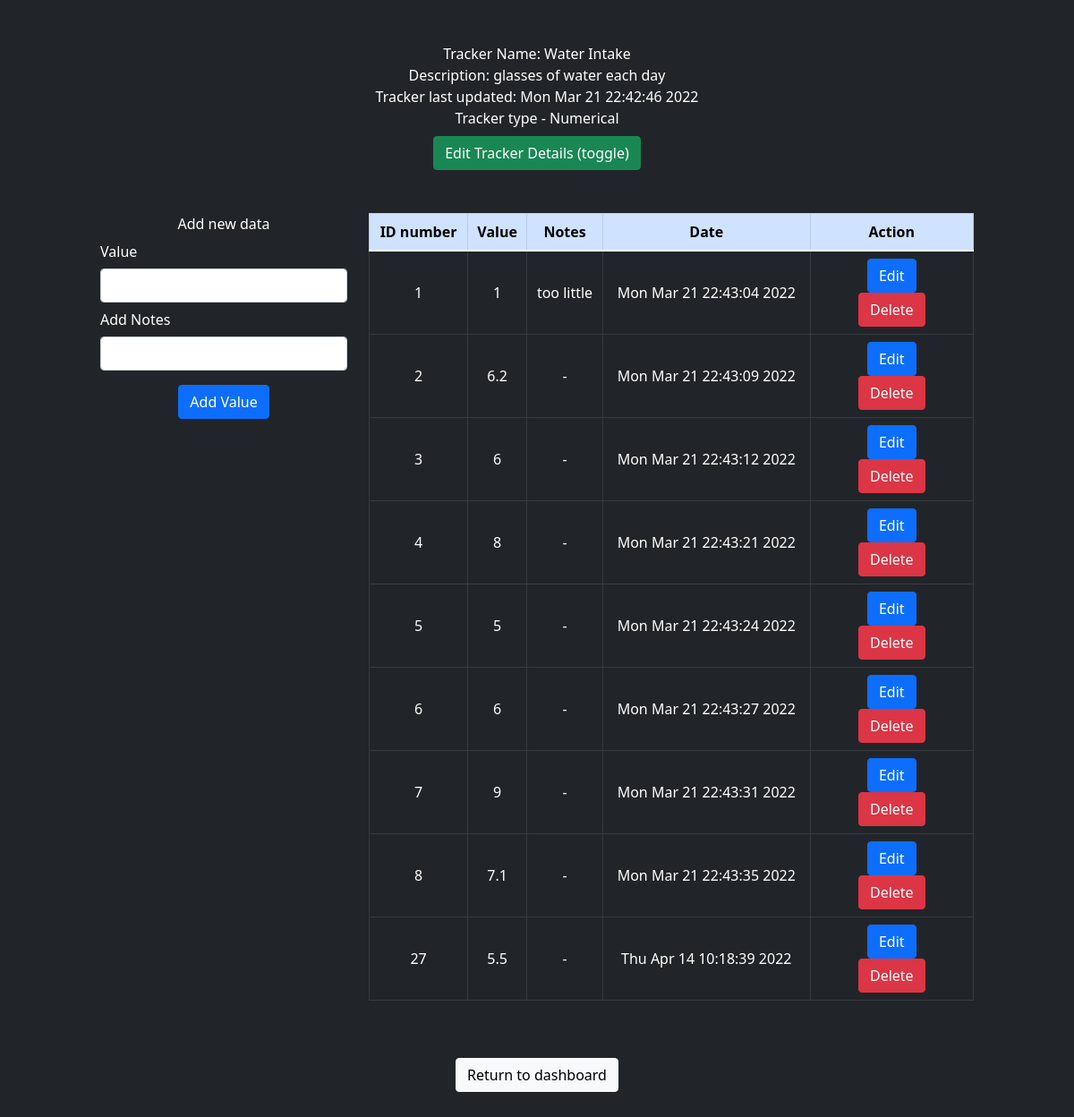
Before: /trackerdetails/1 with the older database file.
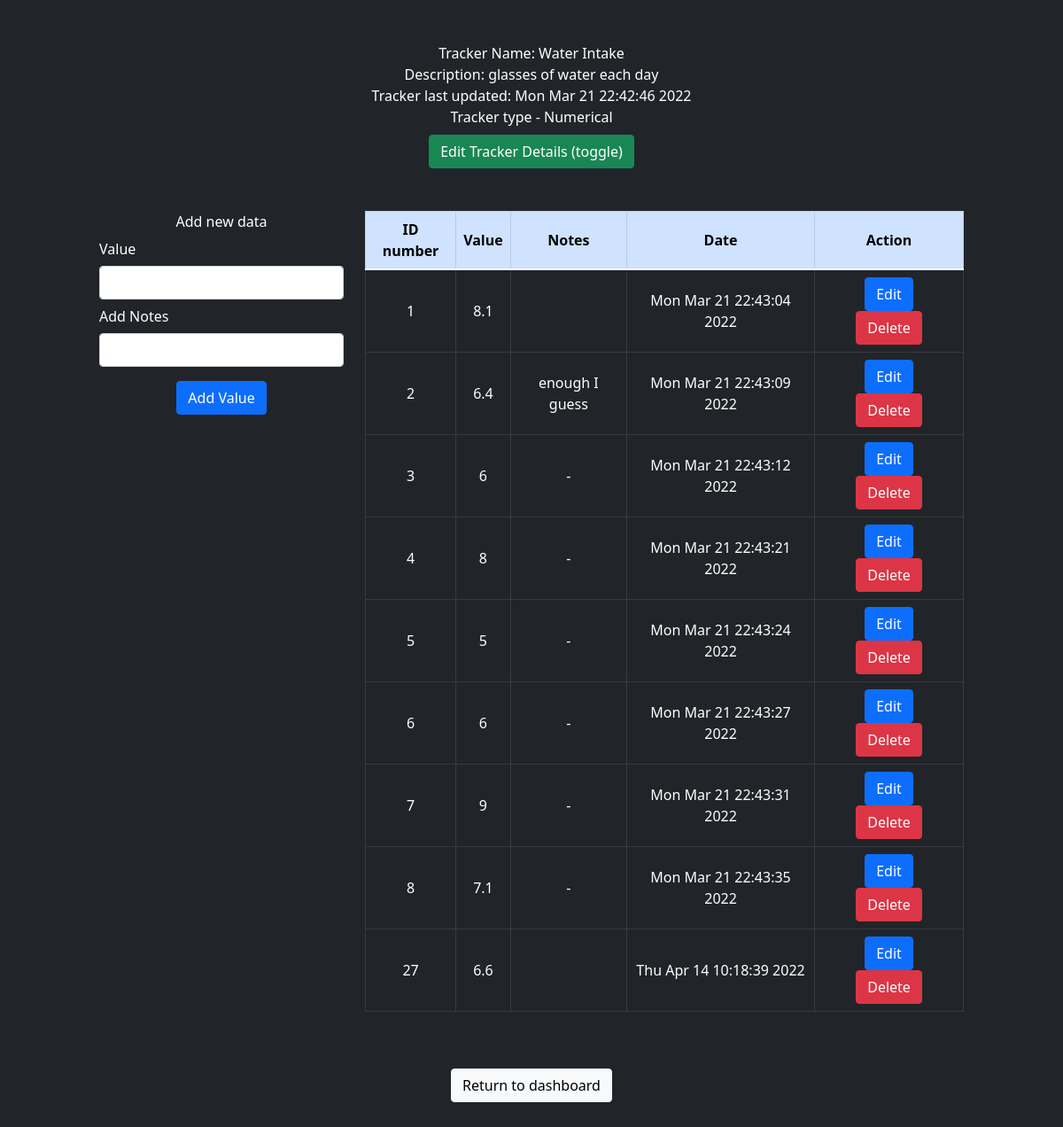
After: the same page with the newer database file.
### application/models.py (models this page shows, shortened)
class Tracker(db.Model):
    tracker_id = db.Column(db.Integer, primary_key=True)
    tracker_name = db.Column(db.String(80), nullable=False)
    tracker_description = db.Column(db.String(120), nullable=False)
    tracker_type = db.Column(db.String(50),nullable=False)
    user_defined_options = db.Column(db.String(200))
    tracker_log_time = db.Column(db.String(120), nullable=False)
    user_id = db.Column(db.Integer, db.ForeignKey('user.user_id'),nullable=False)
    tracker_logs = db.relationship('Trackerlogs', backref='tracker', lazy=True)

class Trackerlogs(db.Model):
    log_id = db.Column(db.Integer, primary_key=True)
    log_value = db.Column(db.String(100), nullable=False)
    log_note = db.Column(db.String(100))
    log_time = db.Column(db.String(80), unique=True, nullable=False)
    tracker_id = db.Column(db.Integer, db.ForeignKey('tracker.tracker_id'),nullable=False)

### application/controller_tracker.py (the view)
@app.route("/trackerdetails/<tracker_id>")
def trackerdetails(tracker_id):
    user_logs = Trackerlogs.query.filter_by(tracker_id=tracker_id).all()
    user_id = Tracker.query.filter_by(tracker_id=tracker_id).first().user_id
    user_name = User.query.filter_by(user_id=user_id).first().user_name
    tracker = Tracker.query.filter_by(tracker_id=tracker_id).first()
    tracker_name = tracker.tracker_name
    tracker_description = tracker.tracker_description
    tracker_log_time = tracker.tracker_log_time
    tracker_type = tracker.tracker_type
    if tracker_type == "mo_tracker":
        user_defined_options = Tracker.query.filter_by(tracker_id=tracker_id).first().user_defined_options
        options_list = user_defined_options.rsplit(",")
        return render_template("trackerdetails.html",user_logs=user_logs,tracker=tracker,user_name=user_name,options_list=options_list)
    if tracker_type == "numerical_tracker":
        labels = [user_log.log_id for user_log in user_logs]
        values = [float(user_log.log_value) for user_log in user_logs]
        return render_template("trackerdetails.html",user_logs=user_logs,tracker=tracker,user_name=user_name,labels=labels,values=values)
    return render_template("trackerdetails.html",user_logs=user_logs,tracker=tracker,user_name=user_name)

### templates/trackerdetails.html (shortened to what this page needs)
{% extends 'layout.html' %}
{% block body %}
<div class="row mt-5 justify-content-center">
    <div class="col-auto d-flex text-center justify-content-center">
        Tracker Name: {{tracker["tracker_name"]}} <br>
        Description: {{tracker["tracker_description"]}} <br>
        Tracker last updated: {{tracker["tracker_log_time"]}} <br>
    </div>
</div>
<div class="row justify-content-center">
    <div class="col-auto">
        Tracker type -
        {% if tracker["tracker_type"] == "numerical_tracker"%}Numerical{% endif %}
    </div>
</div>
<div class="row mt-2 justify-content-center">
    <div class="col-auto">
        <a href="#" class="btn btn-success" onclick="document.getElementById('edittrackerform').classList.toggle('d-none')">
            Edit Tracker Details (toggle)
        </a>
    </div>
</div>
<div class="row mt-5 justify-content-center">
    <div class="col-12 col-sm-8 col-md-3 col-xl-3">
        <div class="row justify-content-center">
            <div class="col-auto">
                Add new data
            </div>
        </div>
        <div class="row justify-content-center">
            <div class="col">
                <form id="record_value" class="" action='/createlog/{{tracker["tracker_id"]}}' method="post">
                    {% include "value_input_form.html" %}
                </form>
            </div>
        </div>
        <div class="row mt-3 justify-content-center">
            <div class="col-auto">
                <button form="record_value" class="btn btn-primary" type="submit">Add Value</button>
            </div>
        </div>
    </div>
    <div class="col col-sm-12 col-md-12 col-xl-7">
        <table class="table thead-light table-dark table-bordered table-hover text-center table-responsive align-middle">
            <tr class="table-primary">
                <th>ID number</td>
                <th>Value</td>
                <th>Notes</th>
                <th>Date</td>
                <th>Action</th>
            </tr>
            <tbody>
                {% for userlog in user_logs%}
                <tr>
                    <td>{{userlog["log_id"]}}</td>
                    <td>{{userlog["log_value"]}}</td>
                    <td>{% if userlog["log_note"] == None %}-{% else %}{{userlog["log_note"]}}{% endif %}</td>
                    <td>{{userlog["log_time"]}}</td>
                    <td>
                        <div class="row justify-content-center">
                            <div class="col-6">
                                <a class="btn btn-primary" href='/editlogform/{{userlog["log_id"]}}'>Edit</a>
                            </div>
                            <div class="col">
                                <a class="btn btn-danger" href='/deletelog/{{userlog["log_id"]}}'>Delete</a>
                            </div>
                        </div>
                    </td>
                </tr>
                {% endfor %}
            </tbody>
        </table>
    </div>
</div>
<div class="row mt-5 mb-5 justify-content-center">
    <div class="col-auto">
        <a class="btn btn-light" href="/dashboard/{{user_name}}">Return to dashboard</a>
    </div>
</div>
{% endblock %}

### templates/layout.html (shortened to what this page needs)
<!DOCTYPE html>
<html lang="en">
<head>
    <link href="https://cdn.jsdelivr.net/npm/bootstrap@5.1.3/dist/css/bootstrap.min.css" rel="stylesheet">
</head>
<body class="container-fluid bg-dark text-white">
    {% block body %}{% endblock %}
</body>
</html>

### templates/value_input_form.html (shortened to what this page needs)
{% if tracker["tracker_type"] == "numerical_tracker"%}
<div class="row">
    <div class="col">
        <div class="row">
            <div class="col">
                <label class="col-form-label" for="log_value">Value</label>
            </div>
        </div>
        <div class="row">
            <div class="col">
                <input type="number" step="0.1" class="form-control" name="log_value" id="log_value">
            </div>
        </div>
    </div>
</div>
{% endif %}
<div class="row">
    <div class="col">
        <div class="row">
            <div class="col">
                <label class="col-form-label" for="log_note">Add Notes</label>
            </div>
        </div>
        <div class="row">
            <div class="col">
                <input type="text" class="form-control" name="log_note" id="log_note">
            </div>
        </div>
    </div>
</div>

Changed rows visible on the page:
changed Trackerlogs "Mon Mar 21 22:43:04 2022": log_value "1" → "8.1"; log_note "too little" → (not shown)
changed Trackerlogs id 2: log_value "6.2" → "6.4"; log_note (not shown) → "enough I guess"; no longer shows "-"
changed Trackerlogs "Thu Apr 14 10:18:39 2022": log_value "5.5" → "6.6"; no longer shows "-"
